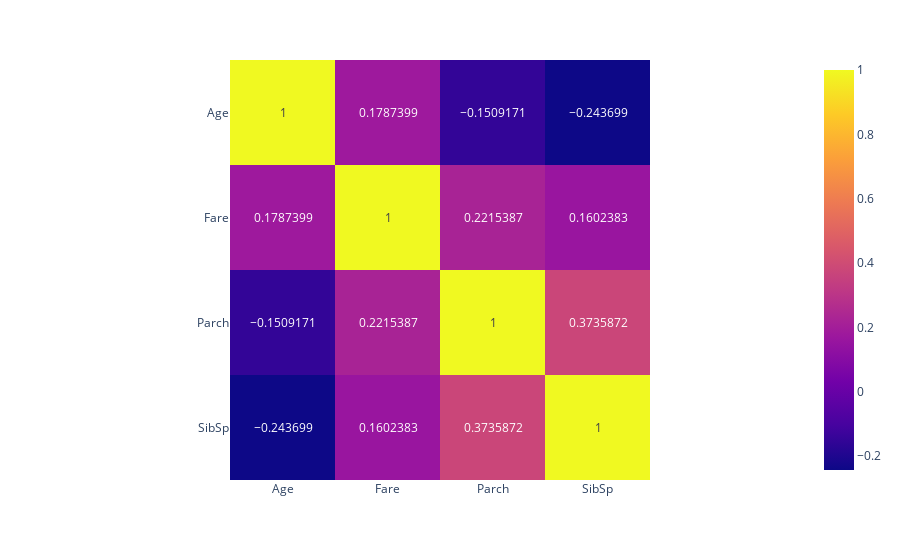

Notebook cell for this chart:
### Code cell
correlations = all_num_data.corr()
px.imshow(correlations, text_auto=True)

### Figure 1 — Plotly figure (JSON) as saved in the notebook; plotly's stock layout.template omitted (floating-point values rounded to 4 significant figures)
{"data": [{"coloraxis": "coloraxis", "hovertemplate": "x: %{x}<br>y: %{y}<br>color: %{z}<extra></extra>", "name": "0", "texttemplate": "%{z}", "type": "heatmap", "x": ["Age", "Fare", "Parch", "SibSp"], "xaxis": "x", "y": ["Age", "Fare", "Parch", "SibSp"], "yaxis": "y", "z": [[1, 0.1787, -0.1509, -0.2437], [0.1787, 1, 0.2215, 0.1602], [-0.1509, 0.2215, 1, 0.3736], [-0.2437, 0.1602, 0.3736, 1]]}], "layout": {"coloraxis": {"colorscale": [[0, "#0d0887"], [0.1111, "#46039f"], [0.2222, "#7201a8"], [0.3333, "#9c179e"], [0.4444, "#bd3786"], [0.5556, "#d8576b"], [0.6667, "#ed7953"], [0.7778, "#fb9f3a"], [0.8889, "#fdca26"], [1, "#f0f921"]]}, "margin": {"t": 60}, "xaxis": {"anchor": "y", "constrain": "domain", "domain": [0, 1], "scaleanchor": "y"}, "yaxis": {"anchor": "x", "autorange": "reversed", "constrain": "domain", "domain": [0, 1]}}}
